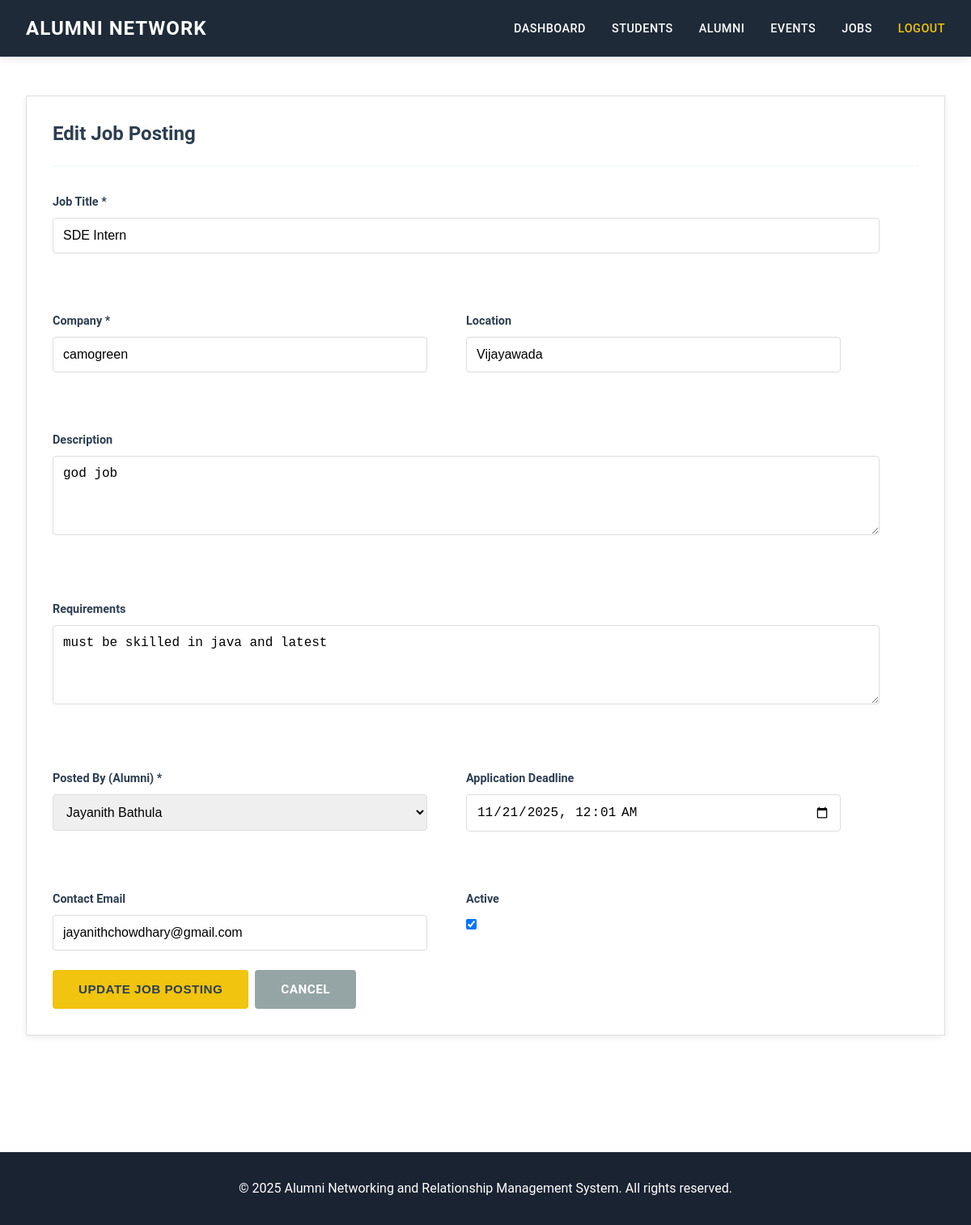
/editjob/1 (signed in), run on the app's committed database.
### adminapp/models.py (models this page shows, shortened)
class JobPosting(models.Model):
    id = models.AutoField(primary_key=True)
    title = models.CharField(max_length=200, blank=False)
    company = models.CharField(max_length=100, blank=False)
    location = models.CharField(max_length=100, blank=True)
    description = models.TextField(blank=True)
    requirements = models.TextField(blank=True)
    posted_by = models.ForeignKey(Alumni, on_delete=models.CASCADE, related_name='job_postings')
    posted_at = models.DateTimeField(auto_now_add=True)
    application_deadline = models.DateTimeField(null=True, blank=True)
    is_active = models.BooleanField(default=True)
    contact_email = models.CharField(max_length=100, blank=True)
    class Meta:
        db_table = "job_posting_table"

class Alumni(models.Model):
    id=models.AutoField(primary_key=True)
    alumniid=models.BigIntegerField(blank=False,unique=True)
    fullname=models.CharField(max_length=100,blank=False)
    gender=models.CharField(max_length=20,blank=False)
    department=models.CharField(max_length=50,blank=False)
    program = models.CharField(max_length=50, blank=False)
    graduation_year = models.IntegerField(blank=False)
    current_position = models.CharField(max_length=100, blank=True)
    company = models.CharField(max_length=100, blank=True)
    location = models.CharField(max_length=100, blank=True)
    linkedin = models.URLField(max_length=200, blank=True)
    bio = models.TextField(blank=True)
    password=models.CharField(max_length=100,blank=False,default="Alumni123")
    email=models.CharField(max_length=100,blank=False,unique=True)
    contact=models.CharField(max_length=20,blank=False,unique=True)
    profile_picture = models.ImageField(upload_to='alumni_profiles/', blank=True, null=True)
    is_approved = models.BooleanField(default=False)
    created_at = models.DateTimeField(auto_now_add=True)
    class Meta:
        db_table = "alumni_table"

### adminapp/views.py (the view, shortened to what this page needs)
# urls.py: path("editjob/<int:job_id>", views.editjob, name="editjob"),
def editjob(request, job_id):
    if 'role' not in request.session or request.session['role'] != 'admin':
        messages.error(request, 'Please login first!')
        return redirect('login')
    job = get_object_or_404(JobPosting, id=job_id)
    alumni = Alumni.objects.all()
    return render(request, 'admin/editjob.html', {'job': job, 'alumni': alumni})

### templates/admin/editjob.html (shortened to what this page needs)
{% extends 'base.html' %}
{% block content %}
<div class="card">
    <div class="card-header">
        <h2 class="card-title">Edit Job Posting</h2>
    </div>
    <form method="post">
        <div class="row">
            <div class="col-md-12">
                <div class="form-group">
                    <label class="form-label">Job Title *</label>
                    <input type="text" name="title" class="form-control" value="{{ job.title }}" required>
                </div>
            </div>
            <div class="col-md-6">
                <div class="form-group">
                    <label class="form-label">Company *</label>
                    <input type="text" name="company" class="form-control" value="{{ job.company }}" required>
                </div>
            </div>
            <div class="col-md-6">
                <div class="form-group">
                    <label class="form-label">Location</label>
                    <input type="text" name="location" class="form-control" value="{{ job.location }}">
                </div>
            </div>
            <div class="col-md-12">
                <div class="form-group">
                    <label class="form-label">Description</label>
                    <textarea name="description" class="form-control" rows="4">{{ job.description }}</textarea>
                </div>
            </div>
            <div class="col-md-12">
                <div class="form-group">
                    <label class="form-label">Requirements</label>
                    <textarea name="requirements" class="form-control" rows="4">{{ job.requirements }}</textarea>
                </div>
            </div>
            <div class="col-md-6">
                <div class="form-group">
                    <label class="form-label">Posted By (Alumni) *</label>
                    <select name="posted_by" class="form-control" required>
                        {% for a in alumni %}
                        <option value="{{ a.id }}" {% if job.posted_by.id == a.id %}selected{% endif %}>{{ a.fullname }}</option>
                        {% endfor %}
                    </select>
                </div>
            </div>
            <div class="col-md-6">
                <div class="form-group">
                    <label class="form-label">Application Deadline</label>
                    <input type="datetime-local" name="application_deadline" class="form-control" value="{{ job.application_deadline|date:'Y-m-d\TH:i' }}">
                </div>
            </div>
            <div class="col-md-6">
                <div class="form-group">
                    <label class="form-label">Contact Email</label>
                    <input type="email" name="contact_email" class="form-control" value="{{ job.contact_email }}">
                </div>
            </div>
            <div class="col-md-6">
                <div class="form-group">
                    <label class="form-label">Active</label>
                    <input type="checkbox" name="is_active" {% if job.is_active %}checked{% endif %}>
                </div>
            </div>
        </div>
        <div class="action-buttons">
            <button type="submit" class="btn btn-primary">Update Job Posting</button>
            <a href="{% url 'alljobs' %}" class="btn btn-secondary">Cancel</a>
        </div>
    </form>
</div>
{% endblock %}

### static/css/style.css (style rules this page uses)
* { margin: 0; padding: 0; box-sizing: border-box; }
:root { --primary-dark: #1a2332; --primary-blue: #2c3e50; --nav-dark: #1e2a38; --white: #ffffff; --yellow: #f1c40f; --yellow-dark: #d4ac0d; --gray-light: #f8f9fa; --gray: #95a5a6; --gray-dark: #7f8c8d; --gray-darker: #34495e; --text-dark: #2c3e50; --text-gray: #7f8c8d; --text-light: #95a5a6; --font-primary: 'Roboto', -apple-system, BlinkMacSystemFont, 'Segoe UI', sans-serif; --font-heading: 'Montserrat', 'Roboto', sans-serif; --spacing-xs: 0.5rem; --spacing-sm: 1rem; --spacing-md: 1.5rem; --spacing-lg: 2rem; --spacing-xl: 3rem; --spacing-2xl: 4rem; --transition: all 0.3s ease; }
body { font-family: var(--font-primary); font-size: 16px; line-height: 1.6; color: var(--text-dark); background-color: var(--white); -webkit-font-smoothing: antialiased; }
h1, h2, h3, h4, h5, h6 { font-family: var(--font-heading); font-weight: 700; line-height: 1.2; color: var(--text-dark); margin-bottom: var(--spacing-md); }
h2 { font-size: 2rem; }
a { color: var(--primary-blue); text-decoration: none; transition: var(--transition); }
.card { background: var(--white); border: 1px solid #e0e0e0; padding: var(--spacing-lg); margin-bottom: var(--spacing-lg); box-shadow: 0 2px 8px rgba(0, 0, 0, 0.08); transition: var(--transition); }
.card-header { border-bottom: 2px solid var(--gray-light); padding-bottom: var(--spacing-md); margin-bottom: var(--spacing-lg); }
.card-title { font-size: 1.5rem; font-weight: 700; color: var(--text-dark); margin-bottom: 0; }
.btn { display: inline-block; padding: 0.75rem 2rem; font-size: 0.95rem; font-weight: 600; text-transform: uppercase; letter-spacing: 0.5px; border: none; border-radius: 4px; cursor: pointer; transition: var(--transition); text-decoration: none; text-align: center; }
.btn-primary { background: var(--yellow); color: var(--text-dark); }
.btn-secondary { background: var(--gray); color: var(--white); }
.form-group { margin-bottom: var(--spacing-md); }
.form-label { display: block; font-weight: 600; color: var(--text-dark); margin-bottom: var(--spacing-xs); font-size: 0.9rem; }
.form-control { width: 100%; padding: 0.75rem; font-size: 1rem; border: 1px solid #ddd; border-radius: 4px; transition: var(--transition); }
.action-buttons { display: flex; gap: var(--spacing-xs); flex-wrap: wrap; }
.row { display: flex; flex-wrap: wrap; margin: calc(var(--spacing-md) * -1); }
.col-md-12 { flex: 0 0 calc(100% - var(--spacing-md) * 2); padding: var(--spacing-md); }
.col-md-6 { flex: 0 0 calc(50% - var(--spacing-md) * 2); padding: var(--spacing-md); }

### data on the page
JobPosting: title "SDE Intern", company "camogreen", location "Vijayawada", description "god job", requirements "must be skilled in java and latest", posted_by "Jayanith Bathula", application_deadline "11/21/2025 00:01", contact_email "jayanithchowdhary@gmail.com", is_active "☑"
